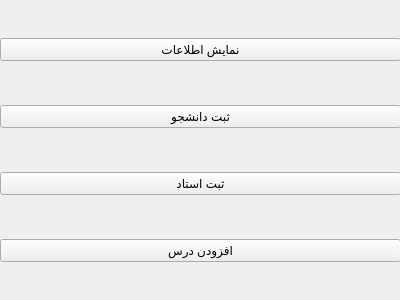
<?xml version="1.0" encoding="UTF-8"?>
<ui version="4.0">
 <class>AdminMainWindow</class>
 <widget class="QWidget" name="AdminMainWindow">
  <property name="geometry">
   <rect>
    <x>0</x>
    <y>0</y>
    <width>400</width>
    <height>300</height>
   </rect>
  </property>
  <property name="windowTitle">
   <string>MainWindow</string>
  </property>
  <widget class="QWidget" name="centralwidget">
   <property name="geometry">
    <rect>
     <x>0</x>
     <y>0</y>
     <width>401</width>
     <height>301</height>
    </rect>
   </property>
   <layout class="QVBoxLayout" name="verticalLayout">
    <item>
     <widget class="QPushButton" name="showInfoButton">
      <property name="text">
       <string>نمایش اطلاعات</string>
      </property>
     </widget>
    </item>
    <item>
     <widget class="QPushButton" name="addStudentButton">
      <property name="text">
       <string>ثبت دانشجو</string>
      </property>
     </widget>
    </item>
    <item>
     <widget class="QPushButton" name="addMasterButton">
      <property name="text">
       <string>ثبت استاد</string>
      </property>
     </widget>
    </item>
    <item>
     <widget class="QPushButton" name="addCourseButton">
      <property name="text">
       <string>افزودن درس</string>
      </property>
     </widget>
    </item>
   </layout>
  </widget>
 </widget>
 <resources/>
 <connections/>
</ui>
